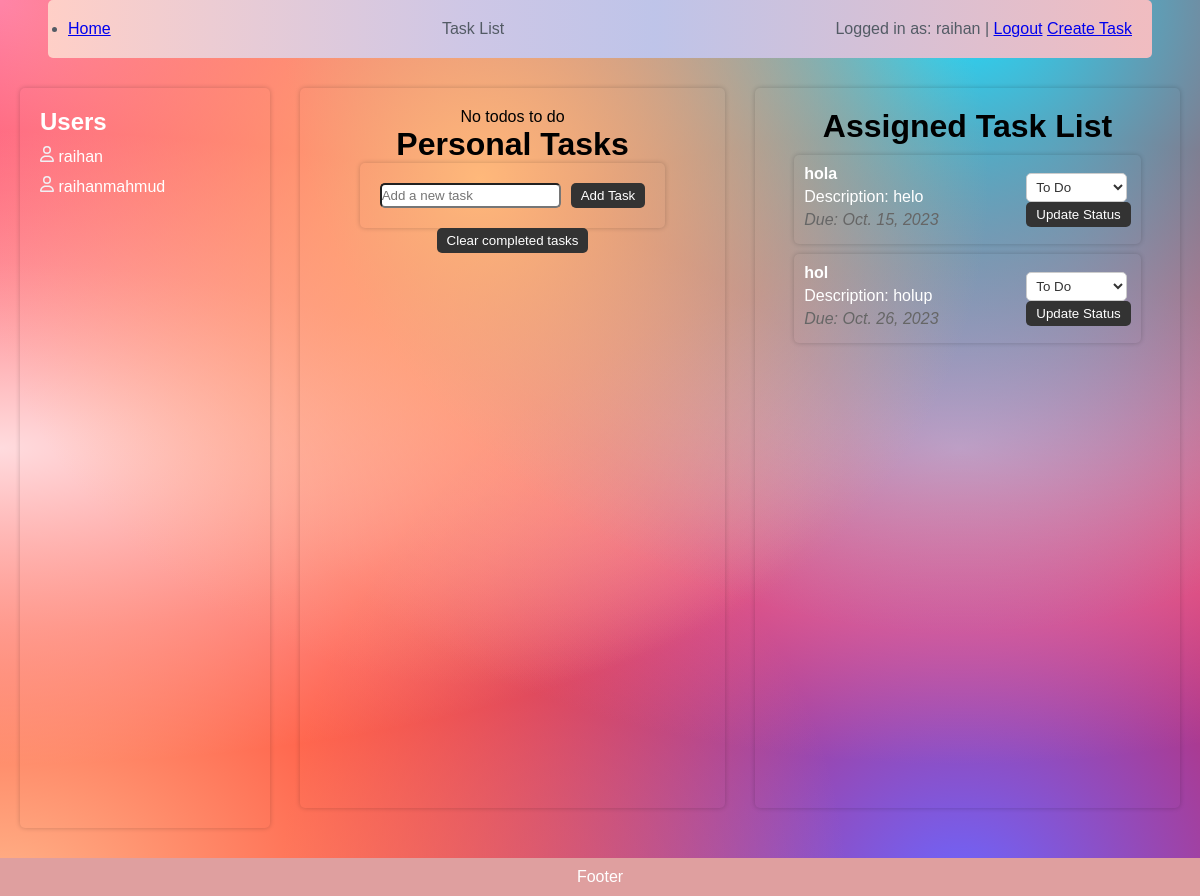
Before: /tasks/task_list/ (signed in) with the older database file.
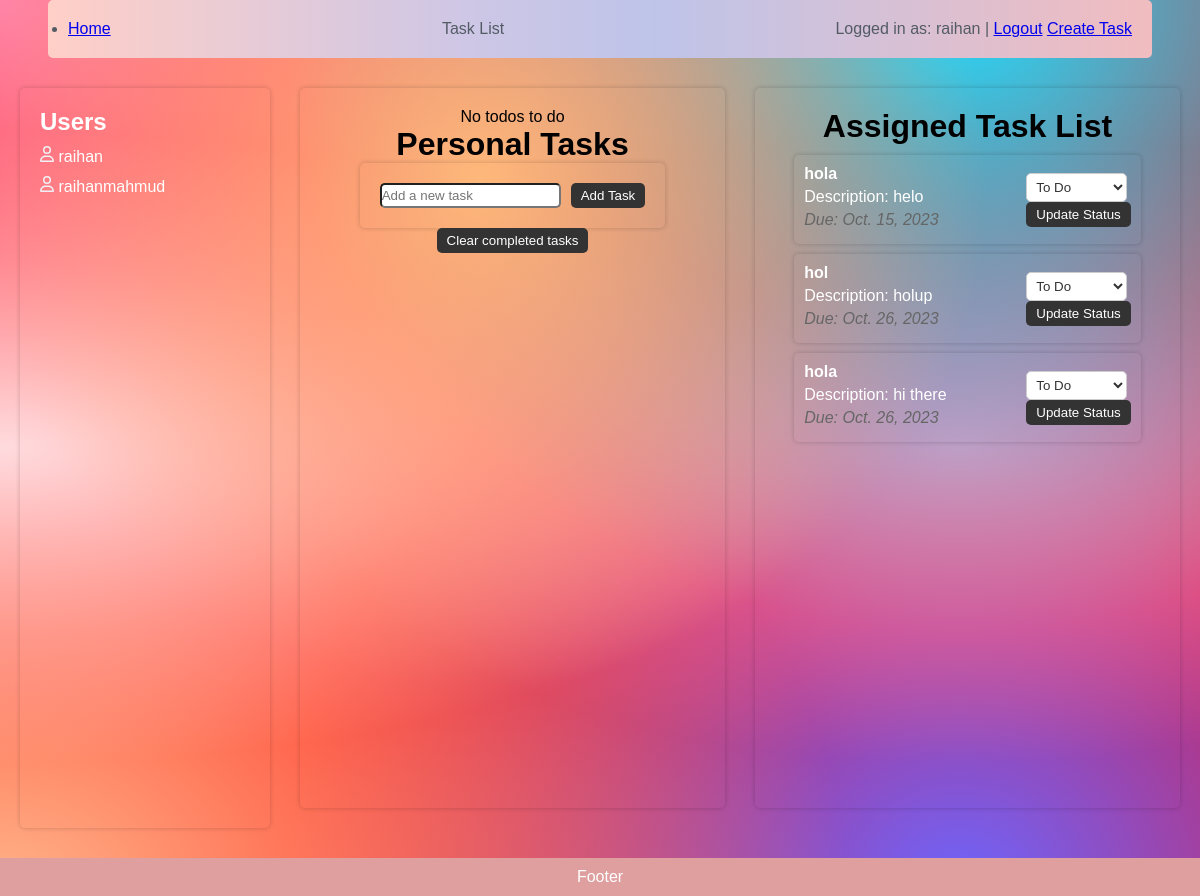
After: the same page with the newer database file.
### tasks/models.py (models this page shows, shortened)
class Task(models.Model):
    user = models.ForeignKey(User, on_delete=models.CASCADE, null=True)
    title = models.CharField(max_length=200)
    description = models.TextField(blank=True, null=True)
    due_date = models.DateField()
    STATUS_CHOICES = (
        ('todo', 'To-Do'),
        ('in_progress', 'In Progress'),
        ('completed', 'Completed'),
    )
    status = models.CharField(max_length=20, choices=STATUS_CHOICES, default='todo')

### tasks/views.py (the view)
# urls.py: path("task_list/", views.task_list, name="task_list"),
def task_list(request):
    tasks = Task.objects.all()  # Fetch tasks for the logged-in user
    users = User.objects.all()  # Fetch all registered users
    return render(request, "index.html", {"tasks": tasks, "users": users})

### tasks/templates/index.html (shortened to what this page needs)
{% load static %}
<!DOCTYPE html>
<html lang="en">
<head>
    <link rel="stylesheet" href="https://cdnjs.cloudflare.com/ajax/libs/font-awesome/6.0.0-beta3/css/all.min.css">
    <link rel="stylesheet" href="{% static 'tasklist.css' %}" />
</head>
<body class="grid-container">
    <header class="header" id="header">
        <nav>
            <ul>
                <li><a href="{% url 'homepage' %}">Home</a></li>
            </ul>
        </nav>
        Task List
        <div class="user-info">
            {% if user.is_authenticated %}
            Logged in as: {{ user.username }} | <a href="{% url 'logout' %}">Logout</a>
            {% else %}
            <a href="{% url 'login' %}">Login</a> | <a href="{% url 'register' %}">Register</a>
            {% endif %}
            <a href="{% url 'create_task' %}" class="create-task-button">Create Task</a>
        </div>
    </header>
    <div class="content-container">
        <div class="user-list" id="userContainer">
            <h2 class="user-heading">Users</h2>
            <ul class="userList" id="user-list" role="listview">
                {% for user in users %}
                <li> {{ user.username }}</li>
                {% endfor %}
            </ul>
        </div>
        <div class="task-columns">
            <div class="personal-tasks" id="todoContainer">
                <h1>Personal Tasks</h1>
                <div class="input-field">
                    <input
                    type="text"
                    placeholder="Add a new task"
                    autocomplete="off"
                    id="taskInput"
                    class="task-input"
                    />
                    <button type="button" id="addTask" class="input-button" name="addTask">Add Task</button>
                </div>
                <button type="button" class="task-button" id="clearCompleted">Clear completed tasks</button>
            </div>
            <div class="assigned-tasks" id="assignedTasks">
                <h1>Assigned Task List</h1>
                <div class="assigned-task-list">
                    {% for task in tasks %}
                    {% if task.user == user %}
                    <div class="assigned-task-item">
                        <div class="assigned-task-details">
                            <div class="assigned-task-title">{{ task.title }}</div>
                            <div class="assigned-task-description">Description: {{ task.description }}</div>
                            <div class="assigned-task-due">Due: {{ task.due_date }}</div>
                        </div>
                        <form class="status-form" method="POST" action="{% url 'update_task_status' task.id %}">
                            <select class="assigned-task-status" name="status" data-task-id="{{ task.id }}">
                                <option value="todo" {% if task.status == "todo" %}selected{% endif %}>To Do</option>
                            </select>
                            <button class="task-button" type="submit">Update Status</button>
                        </form>
                    </div>
                    {% endif %}
                    {% endfor %}
                </div>
            </div>
        </div>
    </div>
    <footer class="footer" id="footer">Footer</footer>
</body>
</html>

### static/tasklist.css (style rules this page uses)
* { margin: 0; padding: 0; box-sizing: border-box; }
body { display: flex; flex-direction: column; justify-content: center; gap: 10px; align-items: center; margin: 0; padding: 0; font-family: Arial, sans-serif; background-color: hsla(0, 100%, 50%, 1); background-image: radial-gradient( at 40% 20%, hsla(28, 100%, 74%, 1) 0px, transparent 50% ), radial-gradient(at 80% 0%, hsla(189, 100%, 56%, 1) 0px, transparent 50%), radial-gradient(at 0% 50%, hsla(355, 100%, 93%, 1) 0px, transparent 50%), radial-gradient(at 80% 50%, hsla(340, 100%, 76%, 1) 0px, transparent 50%), radial-gradient(at 0% 100%, hsla(22, 100%, 77%, 1) 0px, transparent 50%), radial-gradient(at 80% 100%, hsla(242, 100%, 70%, 1) 0px, transparent 50%), radial-gradient(at 0% 0%, hsla(343, 100%, 76%, 1) 0px, transparent 50%); }
.header { background: linear-gradient( 90deg, hsla(9, 100%, 89%, 1) 0%, hsla(254, 38%, 84%, 1) 38%, hsla(232, 49%, 83%, 1) 55%, hsla(355, 63%, 84%, 1) 99% ); color: white; padding: 10px 20px; color: rgb(83, 91, 101); text-align: center; padding: 20px 0; display: flex; flex-direction: row; width: 92%; justify-content: space-between; padding-inline: 20px; margin-inline: 20px; border-radius: 5px; }
.content-container { display: flex; flex-direction: row; width: 100%; padding: 20px; min-height: calc(100vh - 60px); gap: 30px; }
.user-list { color: white; box-shadow: 0 0 5px rgba(0, 0, 0, 0.2); padding: 20px; width: 250px; overflow-y: auto; border-radius: 5px; }
.userList { list-style: none; padding: 0; }
.userList li { margin-bottom: 10px; }
.user-heading { margin-bottom: 10px; }
.task-columns { display: flex; flex-direction: row; flex: 1; gap: 30px; min-height: calc(100vh - 60px); }
.personal-tasks { padding: 20px; border-radius: 5px; box-shadow: 0 0 5px rgba(0, 0, 0, 0.2); margin-bottom: 20px; width: 50%; display: flex; flex-direction: column; align-items: center; }
.input-field { padding: 20px; border-radius: 5px; box-shadow: 0 0 5px rgba(0, 0, 0, 0.2); display: flex; flex-direction: row; gap: 10px; }
.task-input { border-radius: 5px; color: #333; background-color: radial-gradient( at 0% 0%, hsla(343, 100%, 76%, 1) 0px, transparent 50% ); }
.input-button { background-color: #333; display: flex; flex-direction: row; justify-content: center; align-items: center; color: white; border: none; padding: 5px 10px; border-radius: 5px; cursor: pointer; }
.task-button { background-color: #333; display: flex; flex-direction: row; justify-content: center; align-items: center; gap: 5px; color: white; border: none; padding: 5px 10px; border-radius: 5px; cursor: pointer; }
.assigned-tasks { padding: 20px; border-radius: 5px; box-shadow: 0 0 5px rgba(0, 0, 0, 0.2); margin-bottom: 20px; width: 50%; display: flex; flex-direction: column; align-items: center; }
.assigned-task-list { display: flex; flex-direction: column; gap: 10px; width: 90%; margin-top: 10px; }
.assigned-task-item { box-shadow: 0 0 5px rgba(0, 0, 0, 0.2); color: white; border-radius: 5px; padding: 10px; display: flex; justify-content: space-between; align-items: center; }
.assigned-task-details { flex-grow: 1; margin-right: 10px; }
.assigned-task-title { font-weight: bold; margin-bottom: 5px; }
.assigned-task-description { margin-bottom: 5px; }
.assigned-task-due { color: #666; font-style: italic; margin-bottom: 5px; }
.assigned-task-status { padding: 5px; border-radius: 5px; border: 1px solid #ccc; background-color: #fff; color: #333; cursor: pointer; }
.footer { width: 100%; background-color: hsla(0, 50%, 75%, 1); color: white; text-align: center; padding: 10px 0; bottom: 0; }

### tasks/templates/index.html (style rules this page uses)
svg { fill:#f0f1f5 }

Changed rows visible on the page:
added Task: title "hola", description "hi there", due_date "Oct. 26, 2023", status "To Do"
